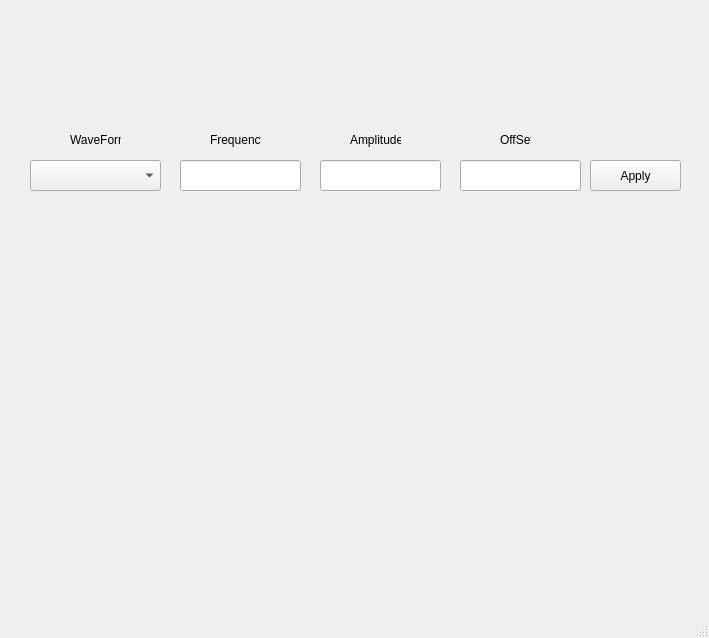
<?xml version="1.0" encoding="UTF-8"?>
<ui version="4.0">
 <class>MainWindow</class>
 <widget class="QMainWindow" name="MainWindow">
  <property name="geometry">
   <rect>
    <x>0</x>
    <y>0</y>
    <width>709</width>
    <height>638</height>
   </rect>
  </property>
  <property name="windowTitle">
   <string>MainWindow</string>
  </property>
  <widget class="QWidget" name="centralwidget">
   <widget class="QComboBox" name="waveFormSelector">
    <property name="geometry">
     <rect>
      <x>30</x>
      <y>160</y>
      <width>131</width>
      <height>31</height>
     </rect>
    </property>
   </widget>
   <widget class="QPushButton" name="applyButton">
    <property name="geometry">
     <rect>
      <x>590</x>
      <y>160</y>
      <width>91</width>
      <height>31</height>
     </rect>
    </property>
    <property name="text">
     <string>Apply</string>
    </property>
   </widget>
   <widget class="QLabel" name="label">
    <property name="geometry">
     <rect>
      <x>70</x>
      <y>130</y>
      <width>51</width>
      <height>20</height>
     </rect>
    </property>
    <property name="text">
     <string>WaveForm</string>
    </property>
   </widget>
   <widget class="QLabel" name="label_2">
    <property name="geometry">
     <rect>
      <x>210</x>
      <y>130</y>
      <width>51</width>
      <height>20</height>
     </rect>
    </property>
    <property name="text">
     <string>Frequency</string>
    </property>
   </widget>
   <widget class="QLabel" name="label_3">
    <property name="geometry">
     <rect>
      <x>350</x>
      <y>130</y>
      <width>51</width>
      <height>20</height>
     </rect>
    </property>
    <property name="text">
     <string>Amplitude</string>
    </property>
   </widget>
   <widget class="QLabel" name="label_4">
    <property name="geometry">
     <rect>
      <x>500</x>
      <y>130</y>
      <width>31</width>
      <height>20</height>
     </rect>
    </property>
    <property name="text">
     <string>OffSet</string>
    </property>
   </widget>
   <widget class="QLineEdit" name="frequencyLineEdit">
    <property name="geometry">
     <rect>
      <x>180</x>
      <y>160</y>
      <width>121</width>
      <height>31</height>
     </rect>
    </property>
   </widget>
   <widget class="QLineEdit" name="amplitudeLineEdit">
    <property name="geometry">
     <rect>
      <x>320</x>
      <y>160</y>
      <width>121</width>
      <height>31</height>
     </rect>
    </property>
   </widget>
   <widget class="QLineEdit" name="offsetLineEdit">
    <property name="geometry">
     <rect>
      <x>460</x>
      <y>160</y>
      <width>121</width>
      <height>31</height>
     </rect>
    </property>
   </widget>
  </widget>
  <widget class="QStatusBar" name="statusbar"/>
 </widget>
 <resources/>
 <connections/>
</ui>
